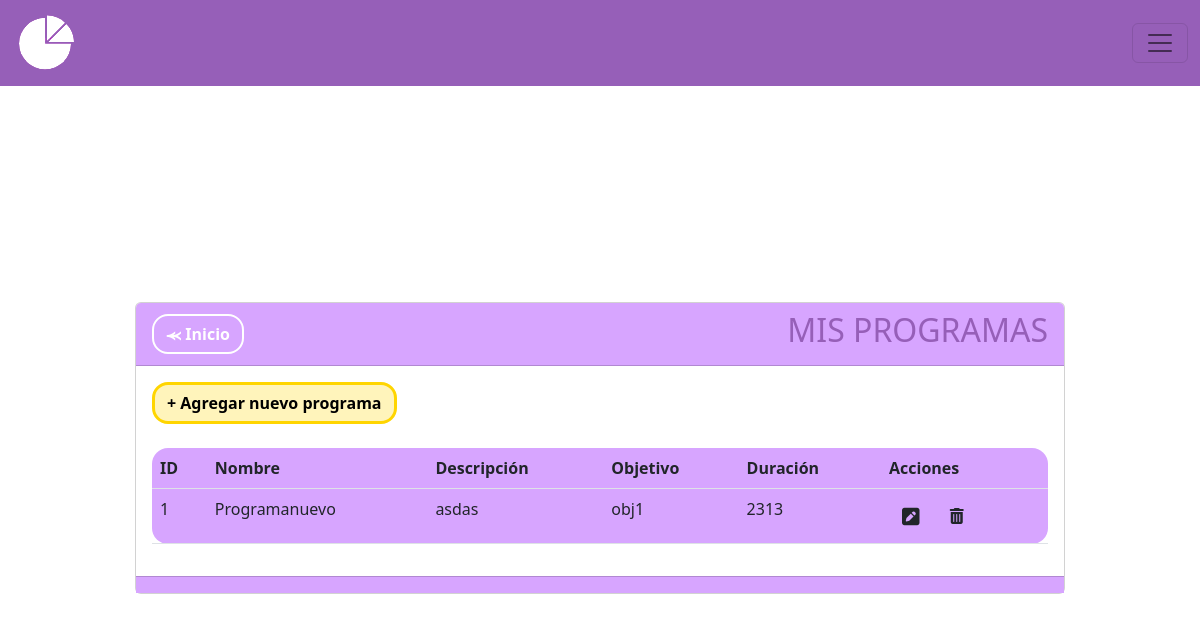
Page /programas on the earlier database version.
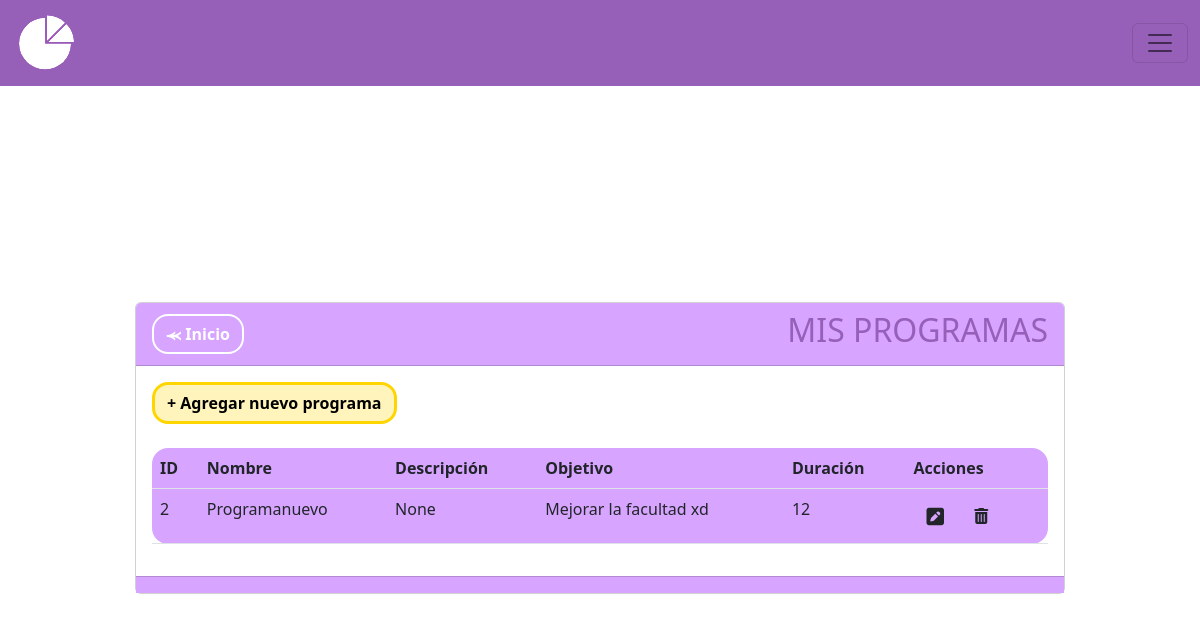
Same page on the later database version.
### MIReApp/models.py (models this page shows, shortened)
class Programa(models.Model):
    id = models.AutoField(primary_key=True)
    nombre = models.CharField(max_length=100,
                              verbose_name='Nombre',
                              unique= True,
                              validators= [
                                  RegexValidator(regex= r'^[a-zA-Z\s]*$',
                                                 message="El nombre no puede contener caracteres especiales.",
                                                 code='invalid_nombre')
                              ])
    descripcion = models.CharField(max_length=50, blank=True, null=True)
    objetivo = models.CharField(max_length=100, blank=True, null=True)
    duracion = models.PositiveIntegerField()

### MIReApp/views.py (the view)
# urls.py: path('programas',views.programas, name='programas'),
def programas(request):
    programs = Programa.objects.all()
    return render(request, 'programas/index.html', {'programas': programs})

### MIReApp/templates/programas/index.html (shortened to what this page needs)
{% extends "base.html" %}
{% block contenido %}
<br>
<br>
<br>
<center>
    <link rel="stylesheet" href="https://cdnjs.cloudflare.com/ajax/libs/font-awesome/6.4.2/css/all.min.css">
    <div class="col-md-10 card" style="text-align: left;">
        <div class="card-header" style="background-color: #D7A5FF;">
            <div style="display: flex; justify-content: space-between; align-items: center;">
                <span>
                    <a href="{% url 'inicio' %}" class="btn btn-secondary rounded-4 fw-bold" style="background-color: transparent; color:white;border-color: white;border-width: 2px;">⪻ Inicio</a>
                </span>
                <span>
                    <h2>MIS PROGRAMAS</h2>
                </span>
            </div>
        </div>
        <div class="card-body">
            <a name="" id="" class="btn fw-bold rounded-4" href="{% url 'crear_programa' %}" style="background-color: #fff4bb;color: #000000;border-color: #ffd500;border-width: 3px;">+ Agregar nuevo programa</a>
            <br>
            <br>
            <div class="table-responsive">
                <table class="table rounded-4" style="background-color: #D7A5FF;">
                    <thead>
                        <tr>
                            <th scope="col">ID</th>
                            <th scope="col">Nombre</th>
                            <th scope="col">Descripción</th>
                            <th scope="col">Objetivo</th>
                            <th scope="col">Duración</th>
                            <th scope="col">Acciones</th>
                        </tr>
                    </thead>
                    <tbody>
                        {% for prog in programas %}
                        <tr class="">
                            <td scope="row">{{ prog.id }}</td>
                            <td>{{ prog.nombre }}</td>
                            <td>{{ prog.descripcion }}</td>
                            <td>{{ prog.objetivo }}</td>
                            <td>{{ prog.duracion }}</td>
                            <td>
                                <a class="btn" href="{% url 'editar_programas' prog.id %}"><i class="fa-solid fa-square-pen fa-lg"></i></a>
                                <a class="btn eliminarPrograma-btn" href="{% url 'eliminar_programas' prog.id %}" data-id="{{ item.id }}" role="button"><i class="fa-solid fa-trash-can"></i></a>
                            </td>
                        </tr>
                        {% endfor %}
                    </tbody>
                </table>
            </div>
        </div>
        <div class="card-footer text-muted" style="background-color: #D7A5FF;">
        </div>
    </div>
</center>
{% endblock %}

Differences in the rows shown:
removed Programa: id "1", nombre "Programanuevo", descripcion "asdas", objetivo "obj1", duracion "2313"
added Programa: id "2", nombre "Programanuevo", descripcion "None", objetivo "Mejorar la facultad xd", duracion "12"
